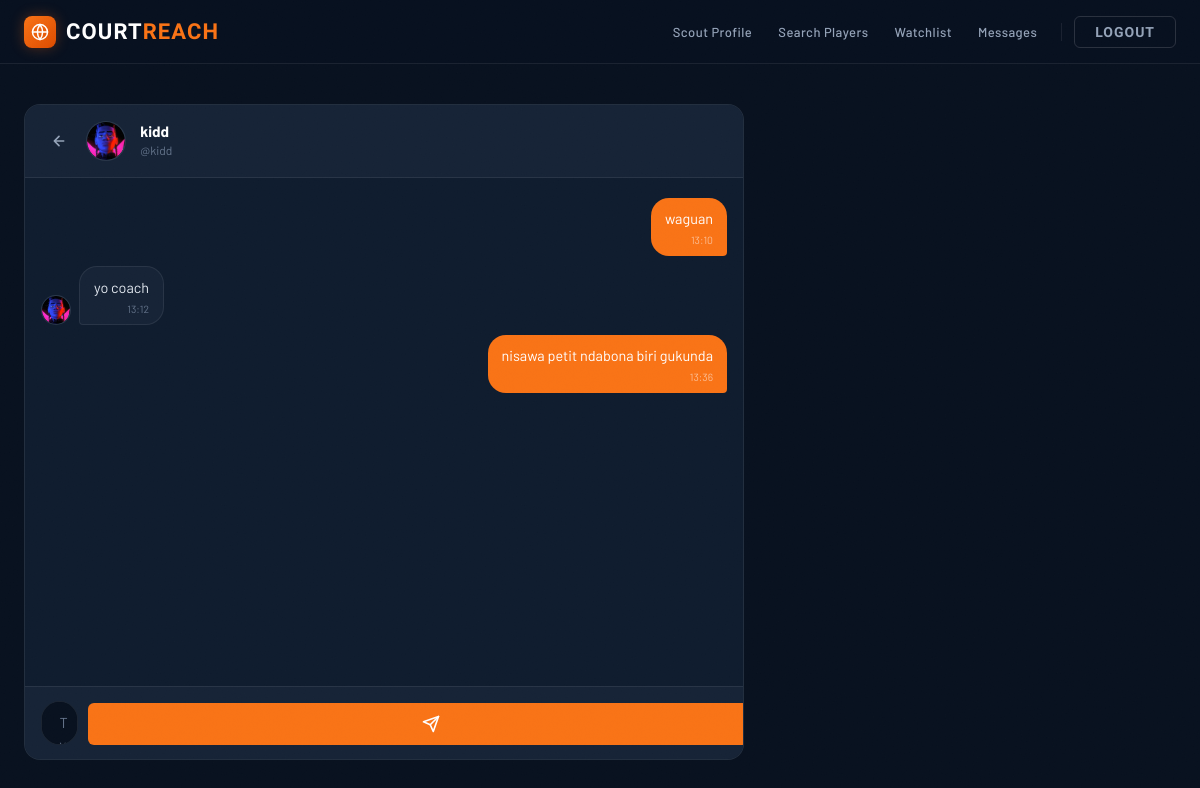
Screenshot of /messages/conversation/1/ (signed in) with the database file from the repository.
### accounts/models.py (models this page shows, shortened)
class CustomUser(AbstractUser):
    PLAYER = 'PLAYER'
    SCOUT = 'SCOUT'
    ROLE_CHOICES = [
        (PLAYER, 'Player'),
        (SCOUT, 'Scout'),
    ]
    role = models.CharField(max_length=10, choices=ROLE_CHOICES)
    is_verified = models.BooleanField(default=False)
    profile_picture = models.ImageField(upload_to='scout_profiles/', null=True, blank=True)

### profiles/models.py (models this page shows, shortened)
class PlayerProfile(models.Model):
    user = models.OneToOneField(settings.AUTH_USER_MODEL, on_delete=models.CASCADE)
    profile_picture = models.ImageField(upload_to='player_profiles/', null=True, blank=True)
    position = models.CharField(max_length=50, blank=True)
    height = models.CharField(max_length=20, blank=True)
    weight = models.CharField(max_length=20, blank=True)
    age = models.PositiveIntegerField(null=True, blank=True)
    country = models.CharField(max_length=100, blank=True)
    telephone = models.CharField(max_length=20, blank=True)
    email = models.EmailField(blank=True)
    social_medias = models.TextField(blank=True)
    playing_level = models.CharField(max_length=100, blank=True)
    availability = models.BooleanField(default=True)
    ppg = models.FloatField(null=True, blank=True)
    rpg = models.FloatField(null=True, blank=True)
    apg = models.FloatField(null=True, blank=True)
    highlight_video_url = models.URLField(blank=True)
    visibility_score = models.IntegerField(default=0)

### messaging/models.py (models this page shows, shortened)
class Message(models.Model):
    sender = models.ForeignKey(settings.AUTH_USER_MODEL, on_delete=models.CASCADE, related_name='sent_messages')
    receiver = models.ForeignKey(settings.AUTH_USER_MODEL, on_delete=models.CASCADE, related_name='received_messages')
    content = models.TextField()
    timestamp = models.DateTimeField(auto_now_add=True)
    is_read = models.BooleanField(default=False)

### messaging/views.py (the view)
# urls.py: path('conversation/<int:user_id>/', views.conversation, name='conversation'),
@login_required
def conversation(request, user_id):
    other_user = get_object_or_404(User, id=user_id)
    if request.user.role == other_user.role:
        return redirect('inbox')
    messages_qs = Message.objects.filter(
        Q(sender=request.user, receiver=other_user) |
        Q(sender=other_user, receiver=request.user)
    ).order_by('timestamp')
    Message.objects.filter(sender=other_user, receiver=request.user).update(is_read=True)
    if request.method == 'POST':
        content = request.POST.get('content')
        if content:
            Message.objects.create(sender=request.user, receiver=other_user, content=content)
            return redirect('conversation', user_id=user_id)
    return render(request, 'messaging/conversation.html', {
        'other_user': other_user,
        'messages': messages_qs
    })

### messaging/context_processors.py (called while the page is built)
def unread_count(request):
    if request.user.is_authenticated:
        return {'unread_count': Message.objects.filter(receiver=request.user, is_read=False).count()}
    return {'unread_count': 0}

### messaging/templates/messaging/conversation.html (shortened to what this page needs)
{% extends "core/base.html" %}
{% block content %}
<div class="cr-chat">
    <div class="cr-chat__header">
        <a href="{% url 'inbox' %}" class="cr-back">
            <svg width="16" height="16" viewBox="0 0 24 24" fill="none" stroke="currentColor" stroke-width="2.5" stroke-linecap="round" stroke-linejoin="round"><path d="M19 12H5M12 5l-7 7 7 7"/></svg>
        </a>
        <div class="cr-avatar cr-avatar--md">
            {% if other_user.playerprofile.profile_picture %}
                <img src="{{ other_user.playerprofile.profile_picture.url }}" alt="{{ other_user.username }}">
            {% else %}
                <span>{{ other_user.first_name|slice:":1"|upper }}{{ other_user.last_name|slice:":1"|upper }}</span>
            {% endif %}
        </div>
        <div class="cr-chat__header-info">
            <span class="cr-chat__header-name">{{ other_user.get_full_name|default:other_user.username }}</span>
            <span class="cr-chat__header-handle">@{{ other_user.username }}</span>
        </div>
    </div>
    <div class="cr-chat__thread" id="chat-thread">
        {% if messages %}
            {% for msg in messages %}
            <div class="cr-msg-row {% if msg.sender == request.user %}cr-msg-row--out{% else %}cr-msg-row--in{% endif %}">
                {% if msg.sender != request.user %}
                <div class="cr-avatar cr-avatar--sm">
                    {% if other_user.playerprofile.profile_picture %}
                        <img src="{{ other_user.playerprofile.profile_picture.url }}" alt="">
                    {% else %}
                        <span>{{ other_user.first_name|slice:":1"|upper }}</span>
                    {% endif %}
                </div>
                {% endif %}
                <div class="cr-bubble {% if msg.sender == request.user %}cr-bubble--out{% else %}cr-bubble--in{% endif %}">
                    <p class="cr-bubble__text">{{ msg.content }}</p>
                    <span class="cr-bubble__time">{{ msg.timestamp|date:"H:i" }}</span>
                </div>
            </div>
            {% endfor %}
        {% else %}
        <div class="cr-chat__empty">
            <div class="cr-chat__empty-icon">💬</div>
            <p>No messages yet.<br>Say hello to get started!</p>
        </div>
        {% endif %}
    </div>
    <div class="cr-chat__compose">
        <form method="post" class="cr-compose-form">
            <textarea
                name="content"
                id="msg-input"
                placeholder="Type a message…"
                class="cr-compose-input"
                rows="1"
                autocomplete="off"
            ></textarea>
            <button type="submit" class="cr-send-btn" aria-label="Send">
                <svg width="18" height="18" viewBox="0 0 24 24" fill="none" stroke="currentColor" stroke-width="2.2" stroke-linecap="round" stroke-linejoin="round">
                    <line x1="22" y1="2" x2="11" y2="13"/>
                    <polygon points="22 2 15 22 11 13 2 9 22 2"/>
                </svg>
            </button>
        </form>
    </div>
</div>
{% endblock %}

### core/templates/core/base.html (shortened to what this page needs)
<!DOCTYPE html>
<html lang="en">
<head>
    {% load static %}
    <link href="{% static 'css/tailwind.css' %}" rel="stylesheet">
</head>
<body>
    <header>
        <nav class="navbar" role="navigation" aria-label="Main navigation">
            <div class="wrap">
                <a href="/" class="brand" aria-label="CourtReach home">
                    <div class="brand-icon" aria-hidden="true">
                        <svg width="18" height="18" viewBox="0 0 24 24" fill="none" stroke="#fff" stroke-width="2" stroke-linecap="round">
                            <circle cx="12" cy="12" r="10"/>
                            <path d="M12 2C12 2 8.5 7 8.5 12s3.5 10 3.5 10"/>
                            <path d="M12 2c0 0 3.5 5 3.5 10S12 22 12 22"/>
                            <line x1="2" y1="12" x2="22" y2="12"/>
                        </svg>
                    </div>
                    <span class="brand-name">Court<em>Reach</em></span>
                </a>
                <div class="nav-links" role="list">
                    {% if user.is_authenticated %}
                        {% if user.role == 'PLAYER' %}
                            <a href="{% url 'my_profile' %}" class="nav-link" role="listitem">My Profile</a>
                            <a href="{% url 'inbox' %}" class="nav-link" role="listitem">
                                Messages
                                {% if unread_count %}<span class="badge-count" aria-label="{{ unread_count }} unread">{{ unread_count }}</span>{% endif %}
                            </a>
                        {% elif user.role == 'SCOUT' %}
                            <a href="{% url 'scout_profile' %}" class="nav-link" role="listitem">Scout Profile</a>
                            {% if user.is_verified %}
                                <a href="{% url 'search_players' %}" class="nav-link" role="listitem">Search Players</a>
                                <a href="{% url 'watchlist' %}" class="nav-link" role="listitem">Watchlist</a>
                            {% else %}
                                <span class="nav-link-disabled" role="listitem" title="Awaiting verification">Search Players</span>
                                <span class="nav-link-disabled" role="listitem" title="Awaiting verification">Watchlist</span>
                            {% endif %}
                            <a href="{% url 'inbox' %}" class="nav-link" role="listitem">
                                Messages
                            </a>
                        {% endif %}
                        <form method="post" action="{% url 'logout' %}" style="margin:0; display:inline;">
                            <button type="submit" class="btn-outline">Logout</button>
                        </form>
                    {% endif %}
                </div>
            </div>
        </nav>
    </header>
    <main class="page-main">
        <div class="page-content">
            {% block content %}{% endblock %}
        </div>
    </main>
</body>
</html>

### core/templates/core/base.html (style rules this page uses)
:root { --c-bg: #08111f; --c-surface: #0f1c2e; --c-surface-2: #162336; --c-surface-3: #1a2a3f; --c-border: rgba(255, 255, 255, 0.08); --c-border-focus:rgba(249, 115, 22, 0.6); --c-accent: #f97316; --c-accent-dim: #7c2d12; --c-accent-glow: rgba(249, 115, 22, 0.3); --c-text: #e2e8f0; --c-muted: #64748b; --c-muted-light: #94a3b8; --c-placeholder: #4a5568; --nav-h: 64px; }
*, *::before, *::after { box-sizing: border-box; }
html, body { height: 100%; margin: 0; }
body { font-family: 'Barlow', sans-serif; font-size: 15px; background-color: var(--c-bg); color: var(--c-text); line-height: 1.6; -webkit-font-smoothing: antialiased; }
body::after { content: ''; position: fixed; inset: 0; pointer-events: none; z-index: 9999; opacity: 0.5; }
input, input[type="text"], input[type="email"], input[type="password"], input[type="search"], input[type="number"], input[type="url"], input[type="tel"], input[type="date"], input[type="datetime-local"], input[type="file"], textarea, select { background-color: var(--c-surface-2) !important; background: var(--c-surface-2) !important; color: var(--c-text) !important; border: 1px solid var(--c-border) !important; border-radius: 6px !important; padding: 0.55rem 0.875rem !important; font-family: 'Barlow', sans-serif !important; font-size: 0.9rem !important; line-height: 1.5 !important; width: 100%; outline: none !important; -webkit-appearance: none !important; appearance: none !important; transition: border-color 0.18s, box-shadow 0.18s !important; }
input::placeholder, textarea::placeholder { color: var(--c-placeholder) !important; opacity: 1 !important; }
.wrap { max-width: 1280px; margin: 0 auto; padding: 0 1.5rem; }
.navbar { position: sticky; top: 0; z-index: 100; height: var(--nav-h); background: rgba(8, 17, 31, 0.88); backdrop-filter: blur(20px) saturate(1.4); -webkit-backdrop-filter: blur(20px) saturate(1.4); border-bottom: 1px solid var(--c-border); }
.navbar .wrap { height: 100%; display: flex; align-items: center; justify-content: space-between; gap: 1rem; }
.brand { display: flex; align-items: center; gap: 0.625rem; text-decoration: none; flex-shrink: 0; }
.brand-icon { width: 32px; height: 32px; background: linear-gradient(135deg, var(--c-accent) 0%, #dc4b00 100%); border-radius: 8px; display: flex; align-items: center; justify-content: center; box-shadow: 0 0 14px var(--c-accent-glow); flex-shrink: 0; }
.brand-name { font-family: 'Barlow Condensed', sans-serif; font-weight: 800; font-size: 1.375rem; letter-spacing: 0.05em; text-transform: uppercase; color: #fff; line-height: 1; }
.brand-name em { font-style: normal; color: var(--c-accent); }
.nav-links { display: flex; align-items: center; gap: 0.125rem; }
.nav-link { font-size: 0.8125rem; font-weight: 500; letter-spacing: 0.035em; color: var(--c-muted-light); text-decoration: none; padding: 0.4rem 0.75rem; border-radius: 6px; transition: color 0.18s, background 0.18s; white-space: nowrap; }
.btn-outline { display: inline-flex; align-items: center; gap: 0.375rem; font-family: 'Barlow Condensed', sans-serif; font-weight: 700; font-size: 0.875rem; letter-spacing: 0.07em; text-transform: uppercase; color: var(--c-muted-light) !important; background: transparent !important; border: 1px solid rgba(255, 255, 255, 0.14) !important; padding: 0.5rem 1.25rem !important; border-radius: 6px !important; cursor: pointer; text-decoration: none; line-height: 1; transition: color 0.18s, border-color 0.18s, background 0.18s; white-space: nowrap; }
.page-main { position: relative; z-index: 1; }
.page-content { max-width: 1280px; margin: 0 auto; padding: 2.5rem 1.5rem; }
p { color: var(--c-text); margin-top: 0; }
a { color: var(--c-accent); }
input[type="submit"], button[type="submit"]:not(.btn-outline):not(.mobile-nav-link) { display: inline-flex !important; align-items: center !important; justify-content: center !important; font-family: 'Barlow Condensed', sans-serif !important; font-weight: 700 !important; font-size: 0.9rem !important; letter-spacing: 0.07em !important; text-transform: uppercase !important; color: #fff !important; background: var(--c-accent) !important; border: none !important; padding: 0.6rem 1.5rem !important; border-radius: 6px !important; cursor: pointer !important; line-height: 1 !important; width: 100% !important; transition: background 0.18s, box-shadow 0.18s !important; -webkit-appearance: none !important; }

### rows the page displays
CustomUser: playerprofile.profile_picture (picture), get_full_name "kidd", username "kidd"
Message: content "waguan", timestamp "13:10"
Message: playerprofile.profile_picture (picture), content "yo coach", timestamp "13:12"
Message: content "nisawa petit ndabona biri gukunda", timestamp "13:36"
